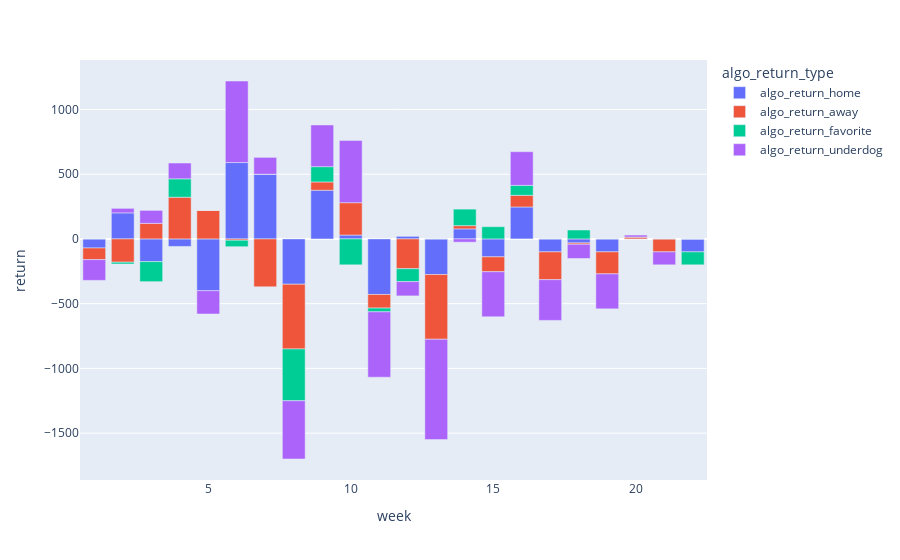

The notebook cell this image was saved under:
### Code cell
# Week by week return 

fig = px.bar(test_pivoted, x="week", y="return", color='algo_return_type')
fig.show()

### Figure 1 — Plotly figure (JSON) as saved in the notebook; plotly's stock layout.template omitted (floating-point values rounded to 4 significant figures)
{"data": [{"alignmentgroup": "True", "hovertemplate": "algo_return_type=algo_return_home<br>week=%{x}<br>return=%{y}<extra></extra>", "legendgroup": "algo_return_home", "marker": {"color": "#636efa"}, "name": "algo_return_home", "offsetgroup": "algo_return_home", "orientation": "v", "showlegend": true, "textposition": "auto", "type": "bar", "x": [1, 2, 3, 4, 5, 6, 7, 8, 9, 10, 11, 12, 13, 14, 15, 16, 17, 18, 19, 20, 21, 22], "xaxis": "x", "y": [-70, 201.2, -174.9, -57.89, -400, 590, 500, -350, 376.1, 30, -429.1, 20, -275, 77.62, -138.5, 246.9, -100, -31.03, -100, 0, 0, -100], "yaxis": "y"}, {"alignmentgroup": "True", "hovertemplate": "algo_return_type=algo_return_away<br>week=%{x}<br>return=%{y}<extra></extra>", "legendgroup": "algo_return_away", "marker": {"color": "#EF553B"}, "name": "algo_return_away", "offsetgroup": "algo_return_away", "orientation": "v", "showlegend": true, "textposition": "auto", "type": "bar", "x": [1, 2, 3, 4, 5, 6, 7, 8, 9, 10, 11, 12, 13, 14, 15, 16, 17, 18, 19, 20, 21, 22], "xaxis": "x", "y": [-90, -180, 120.2, 322.2, 220, -10, -370, -500, 64.05, 250, -105, -230, -500, 25, -115, 90, -214.8, -10, -170, 15, -100, 0], "yaxis": "y"}, {"alignmentgroup": "True", "hovertemplate": "algo_return_type=algo_return_favorite<br>week=%{x}<br>return=%{y}<extra></extra>", "legendgroup": "algo_return_favorite", "marker": {"color": "#00cc96"}, "name": "algo_return_favorite", "offsetgroup": "algo_return_favorite", "orientation": "v", "showlegend": true, "textposition": "auto", "type": "bar", "x": [1, 2, 3, 4, 5, 6, 7, 8, 9, 10, 11, 12, 13, 14, 15, 16, 17, 18, 19, 20, 21, 22], "xaxis": "x", "y": [0, -13.79, -154.9, 142.1, 0, -50, 0, -400, 118.1, -200, -29.08, -100, 0, 127.6, 94.52, 76.92, 0, 68.97, 0, 0, 0, -100], "yaxis": "y"}, {"alignmentgroup": "True", "hovertemplate": "algo_return_type=algo_return_underdog<br>week=%{x}<br>return=%{y}<extra></extra>", "legendgroup": "algo_return_underdog", "marker": {"color": "#ab63fa"}, "name": "algo_return_underdog", "offsetgroup": "algo_return_underdog", "orientation": "v", "showlegend": true, "textposition": "auto", "type": "bar", "x": [1, 2, 3, 4, 5, 6, 7, 8, 9, 10, 11, 12, 13, 14, 15, 16, 17, 18, 19, 20, 21, 22], "xaxis": "x", "y": [-160, 35, 100.2, 122.2, -180, 630, 130, -450, 322, 480, -505, -110, -775, -25, -348, 260, -314.8, -110, -270, 15, -100, 0], "yaxis": "y"}], "layout": {"barmode": "relative", "legend": {"title": {"text": "algo_return_type"}, "tracegroupgap": 0}, "margin": {"t": 60}, "xaxis": {"anchor": "y", "domain": [0, 1], "title": {"text": "week"}}, "yaxis": {"anchor": "x", "domain": [0, 1], "title": {"text": "return"}}}}
